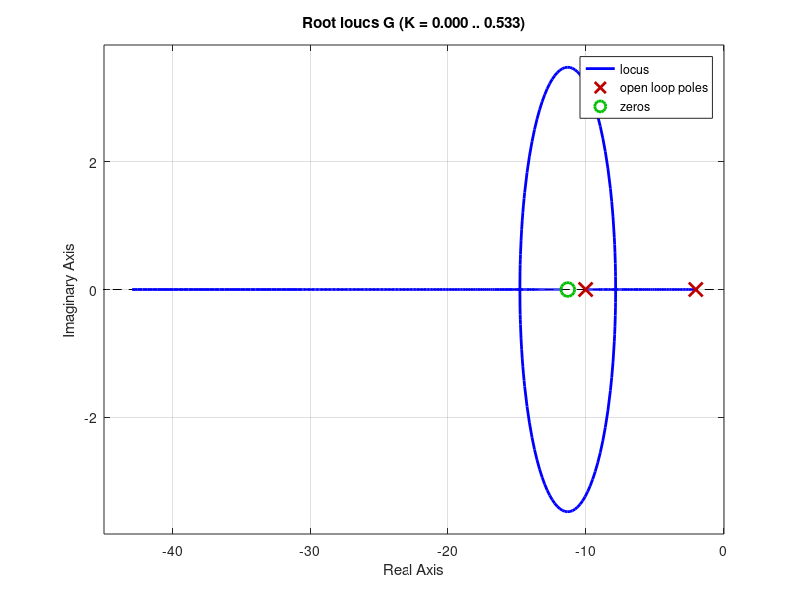
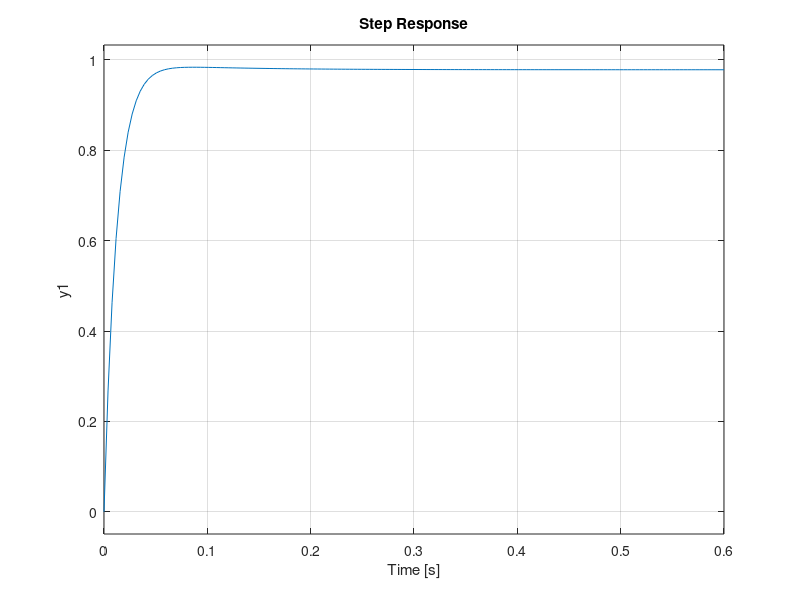
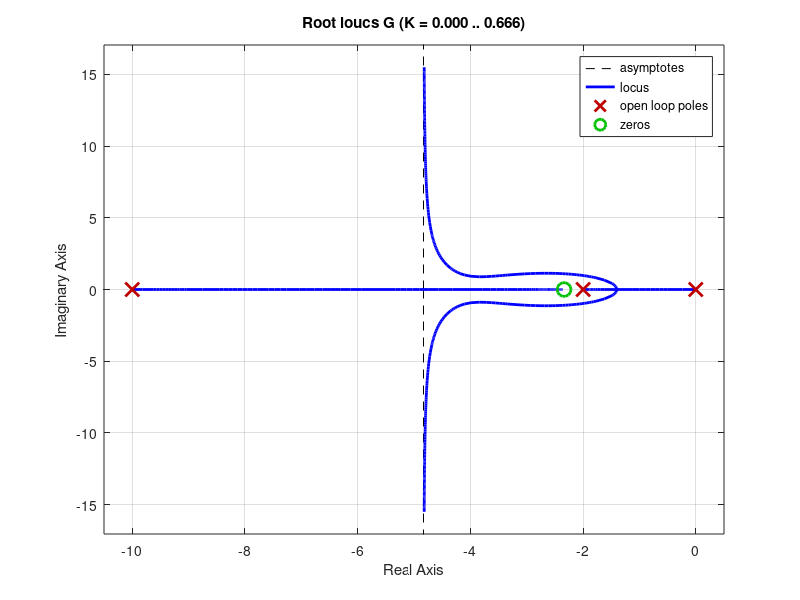
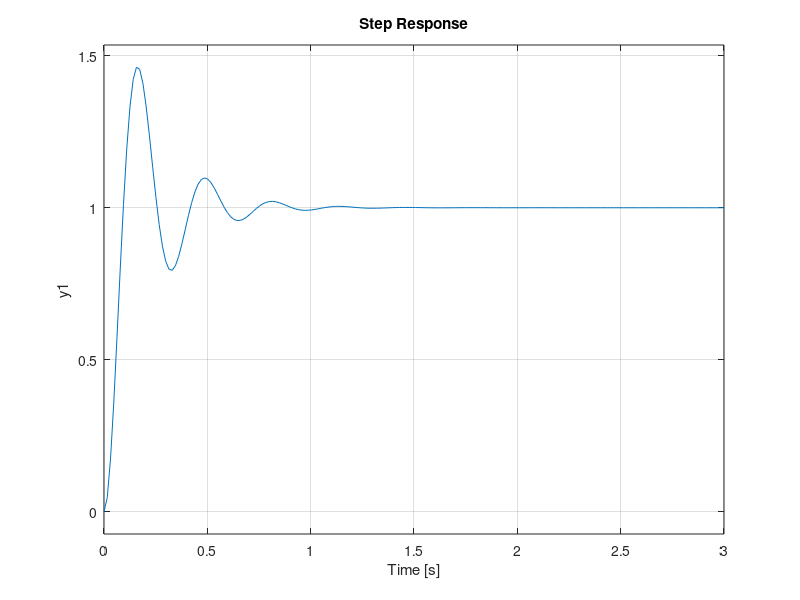

These charts were generated, in order, by the following MATLAB code:
clc
% PD
Gc = tf([4,45.2],[1])

Gp = tf([20],[1,12,20])

G  = Gc * Gp

F  = feedback(G,1,-1)

figure(1)
rlocus(G)

figure(2)
step(F)

% PI
Gc = tf([20,46.74],[1,0])

Gp = tf([20],[1,12,20])

G  = Gc * Gp

F  = feedback(G,1,-1)

figure(3)
rlocus(G)

figure(4)
step(F)

% PID
Gc = tf([0.4,2.88,5],[1,0])

Gp = tf([20],[1,12,20])

G  = Gc * Gp

F  = feedback(G,1,-1)

figure(5)
rlocus(G)

figure(6)
step(F)

